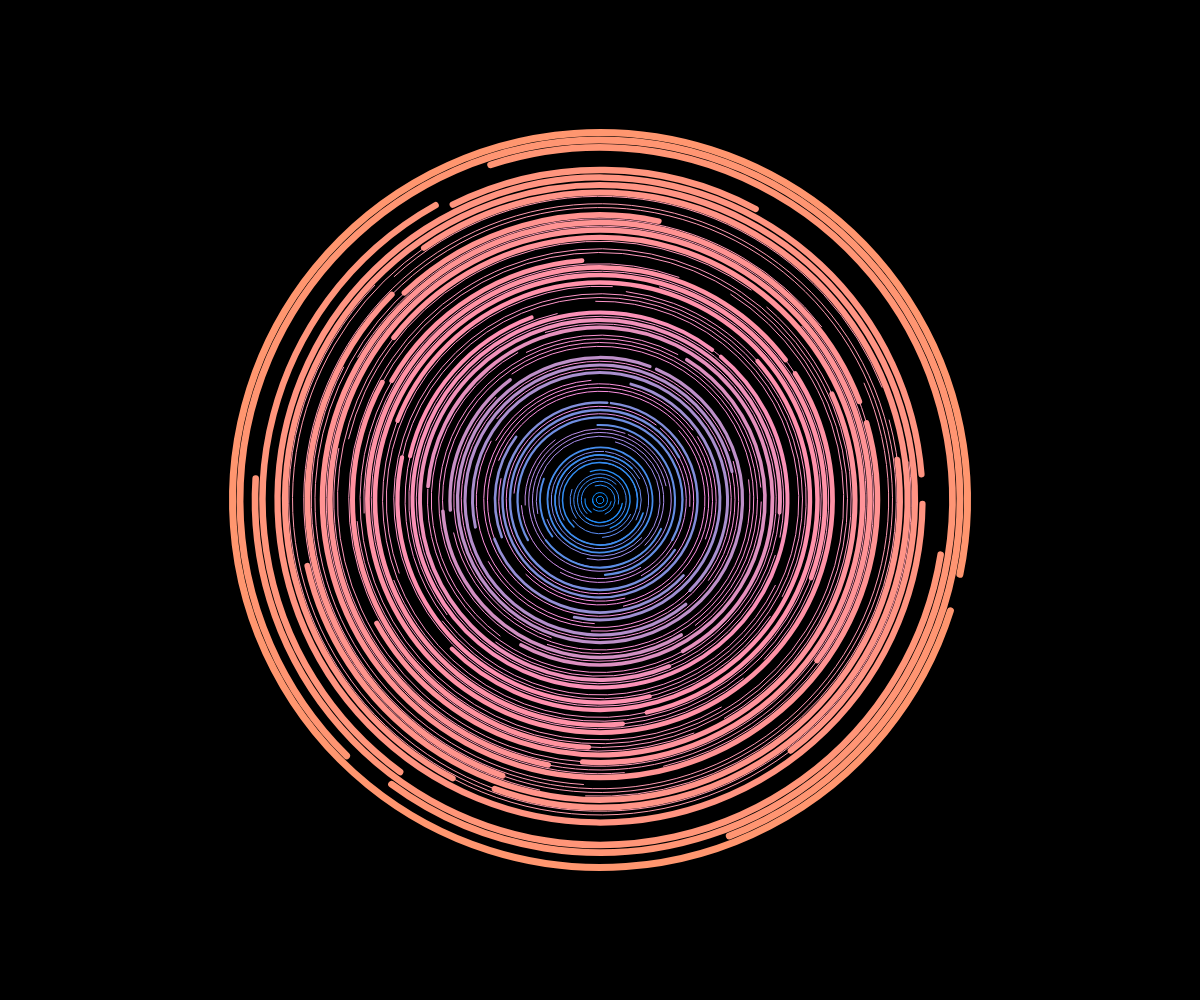
Frame 1 (no input)
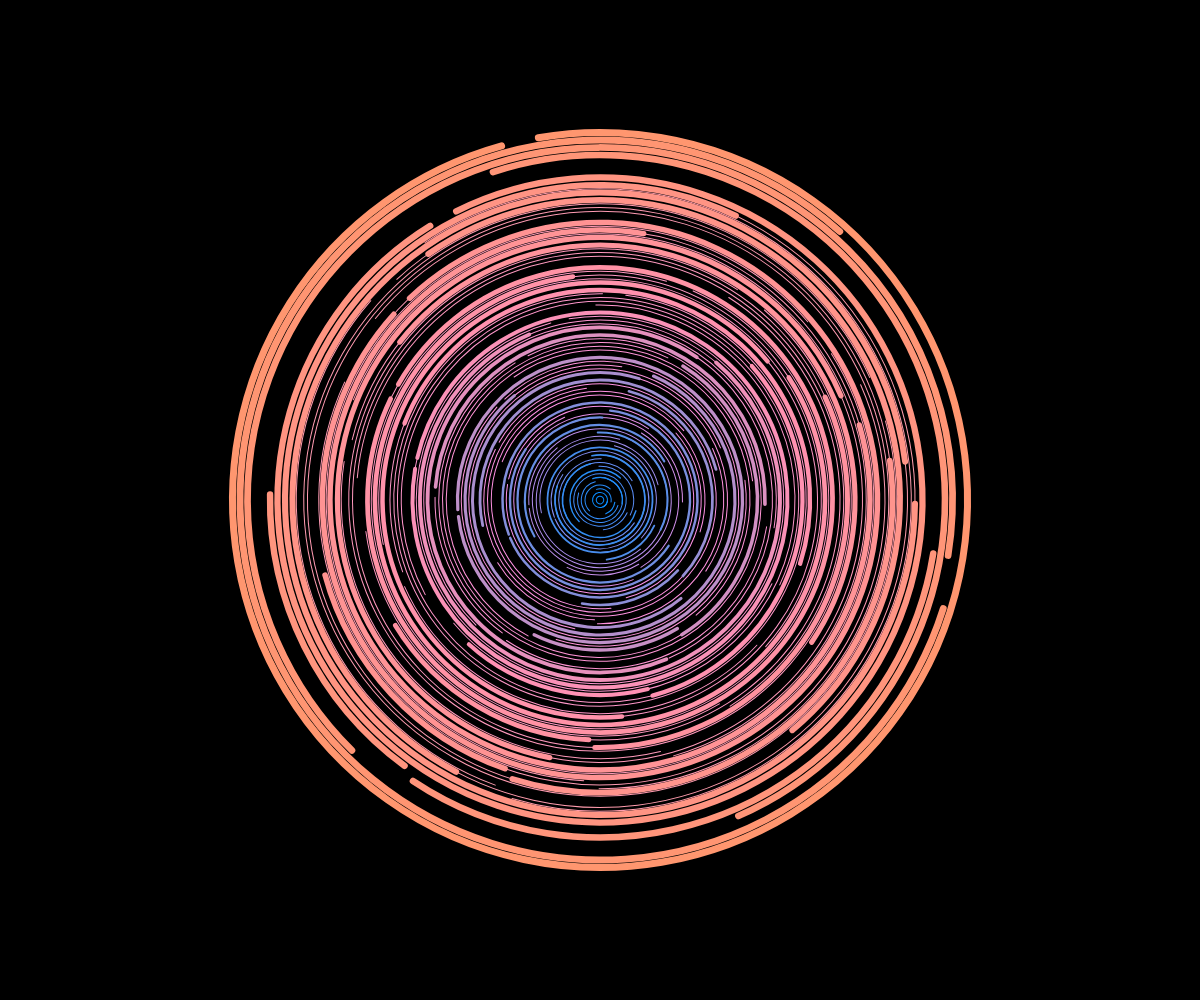
Frame 60 (no input)
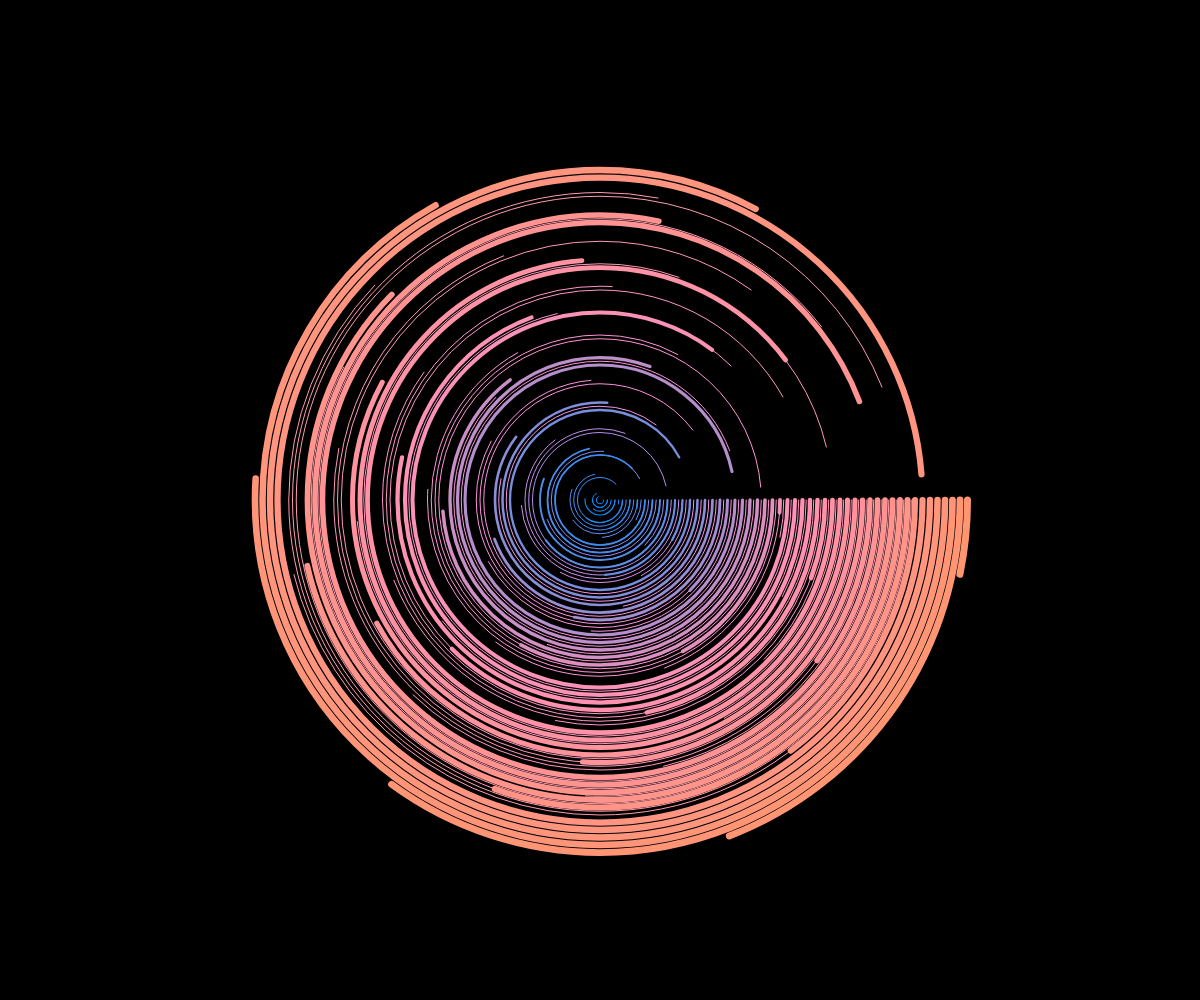
Frame 120 (the mouse pressed at the canvas centre since frame 60)

The p5.js sketch that drew these frames (run headless with seeded random() and noise() and a simulated clock; from frame 60 on, the mouse is pressed at the canvas centre):

// p5.js sketch
// ── sketch.js
let gap = 15;
let cirNum = 50;
let cirSize = 0;
let angle;


function setup() {
  createCanvas(windowWidth, windowHeight);
  angleMode(degrees);
}

function draw() {
  background(0);
 
 
  translate(width/2, height/2);
  rotate(angle);
  angle = map(mouseX, 0, width, -90, 90);
  angle = angle + map(mouseX, 0 , width, -0.01, 0.01);
  noFill();
  for (let i =0; i  < cirNum*1.7; i++){
    arc(0, 0, cirSize + gap * i/2, cirSize +gap * i/2, angle * i, 200-i);
    stroke(10+i*10, 140+ i*0.2, 255-i);
  strokeWeight(1);
  }
  for (let i =0; i  < cirNum; i++){
    arc(0, 0, cirSize + gap * i, cirSize +gap * i, angle * i, 200-i);
    stroke(10+i*10, (140+ i*0.2), 255-i * 3);
  strokeWeight(1+i/8);
}

}

 // ellipse(x, 50, size * tan(frame), size * - cos(frame))
